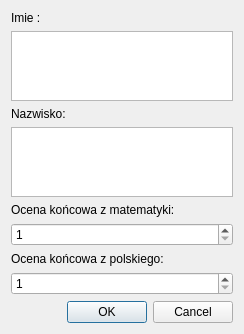
<?xml version="1.0" encoding="UTF-8"?>
<ui version="4.0">
 <class>Dialog</class>
 <widget class="QDialog" name="Dialog">
  <property name="geometry">
   <rect>
    <x>0</x>
    <y>0</y>
    <width>244</width>
    <height>275</height>
   </rect>
  </property>
  <property name="windowTitle">
   <string>Dialog</string>
  </property>
  <layout class="QVBoxLayout" name="verticalLayout">
   <item>
    <widget class="QLabel" name="label">
     <property name="text">
      <string>Imie :</string>
     </property>
    </widget>
   </item>
   <item>
    <widget class="QTextEdit" name="Imie"/>
   </item>
   <item>
    <widget class="QLabel" name="label_4">
     <property name="text">
      <string>Nazwisko:</string>
     </property>
    </widget>
   </item>
   <item>
    <widget class="QTextEdit" name="Nazwisko"/>
   </item>
   <item>
    <widget class="QLabel" name="label_2">
     <property name="text">
      <string>Ocena końcowa z matematyki:</string>
     </property>
    </widget>
   </item>
   <item>
    <widget class="QSpinBox" name="spinBoxMat">
     <property name="minimum">
      <number>1</number>
     </property>
     <property name="maximum">
      <number>6</number>
     </property>
    </widget>
   </item>
   <item>
    <widget class="QLabel" name="label_3">
     <property name="text">
      <string>Ocena końcowa z polskiego:</string>
     </property>
    </widget>
   </item>
   <item>
    <widget class="QSpinBox" name="spinBoxPol">
     <property name="minimum">
      <number>1</number>
     </property>
     <property name="maximum">
      <number>6</number>
     </property>
    </widget>
   </item>
   <item>
    <widget class="QDialogButtonBox" name="buttonBox">
     <property name="orientation">
      <enum>Qt::Horizontal</enum>
     </property>
     <property name="standardButtons">
      <set>QDialogButtonBox::Cancel|QDialogButtonBox::Ok</set>
     </property>
    </widget>
   </item>
  </layout>
 </widget>
 <resources/>
 <connections>
  <connection>
   <sender>buttonBox</sender>
   <signal>accepted()</signal>
   <receiver>Dialog</receiver>
   <slot>accept()</slot>
   <hints>
    <hint type="sourcelabel">
     <x>248</x>
     <y>254</y>
    </hint>
    <hint type="destinationlabel">
     <x>157</x>
     <y>274</y>
    </hint>
   </hints>
  </connection>
  <connection>
   <sender>buttonBox</sender>
   <signal>rejected()</signal>
   <receiver>Dialog</receiver>
   <slot>reject()</slot>
   <hints>
    <hint type="sourcelabel">
     <x>316</x>
     <y>260</y>
    </hint>
    <hint type="destinationlabel">
     <x>286</x>
     <y>274</y>
    </hint>
   </hints>
  </connection>
 </connections>
</ui>
